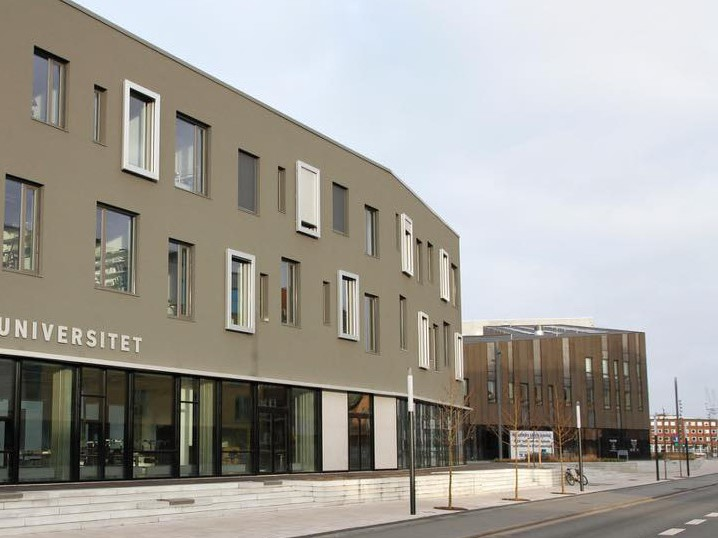
#> input picture aau-city-2.jpg, 718 x 538 px
$ python TestTestTest.py
#> lines starting #> are read from the running program, lines starting #| are printed output that depends on the picture
### Gaussianfilter.py
import cv2
import numpy as np
from matplotlib import pyplot as plt

#img = cv2.imread("aau-city-2.jpg", 0)#Make sure image is grayscale
#cv2.imshow('image1', img)
##cv2.imshow('image', img)
#

def GaussFilter(img):
    dims = img.shape
    x = dims[0] #Columns
    y = dims[1] #Rows
    kernelSize = 3
    offset = kernelSize//2
    gaussKernel= np.array([[1,2,1],
                  [2,4,2],
                  [1,2,1]])


    for j in range (offset, y-offset): #Loop through every pixel in the image, the offset is used to avoid the edges of the image
        for i in range (offset, x-offset):
            newValue = 0.0

            for l in range(0, kernelSize):#Loop through the kernels rows and columns
                for k in range(0, kernelSize):
                    newValue += img[i+k-offset][j+l -offset][0]*gaussKernel[l][k]

            newValue=newValue//(16)#16 is sum of the kernel
            img[i][j] = newValue #Set the pixel to the new value calculated for it

    return img;

# [5 lines of commented-out code are left out]

### TestTestTest.py
# -*- coding: utf-8 -*-
"""
Created on Tue Apr 21 15:29:46 2020

@author: chatr
"""
import cv2
import numpy as np
import matplotlib.pyplot as plt
import matplotlib
import math
import skimage
from Gaussianfilter import GaussFilter

#greyscale
#1) Take the grayscale of the original image
#reading image
img = cv2.imread('aau-city-2.jpg',1)
#> img is the input picture: shape (538, 718, 3); mean B, G, R 154, 160.3, 163.3
#show original-image, first parameter= name of new window


dims = img.shape #Dimensions of image?
#> dims = (538, 718, 3)
imgWidth = dims[0] # amount of columns
#> imgWidth = 538
imgHeight = dims[1] # amount of rows
#> imgHeight = 718
imgChannels = dims[2] # amount of channels; 3 = RGB, 1 = greyscale
#> imgChannels = 3

windowSize = 50 # size of window in pixels that we move around
step = windowSize // 2 # half (rounded down, just in case)
window = np.zeros(shape=[windowSize, windowSize, 1], dtype=np.uint8) # make blank image to fill out as window

mean = [1,1,1,1,1,1,1,1,1]

#Converting to grayscale - defining grayscale func.
def ConvertToGreyscale(_img, x, y, z):
    _grey = _img.copy()
    for i in range (0, x):
        for j in range (0, y):
            intensity = 0
            for k in range (z):
                intensity += _img[i][j][k]
            intensity = intensity // z
            _grey[i][j] = intensity
    return _grey


def SobelOperator(img):
    container = np.copy(img)
    size = container.shape
    for i in range(1, size[0] - 1):
        for j in range(1, size[1] - 1):
            gx = (img[i - 1][j - 1][0] + 2*img[i][j - 1][0] + img[i + 1][j - 1][0]) - (img[i - 1][j + 1][0] + 2*img[i][j + 1][0] + img[i + 1][j + 1][0])
            gy = (img[i - 1][j - 1][0] + 2*img[i - 1][j][0] + img[i - 1][j + 1][0]) - (img[i + 1][j - 1][0] + 2*img[i + 1][j][0] + img[i + 1][j + 1][0])
            container[i][j] = min(255, np.sqrt(gx**2 + gy**2))

    return container
    pass


#def HarrisCorner(img):
#
#    for i in range(y):
#        print("Looking for them fat corners brah")
#        for j in range(X):
#
#
#    return harrisImg


#Displaying grayscale image
imgGrey = ConvertToGreyscale(img, imgWidth, imgHeight, imgChannels)
#> after the loop in ConvertToGreyscale, `for i in range (0, x):`:
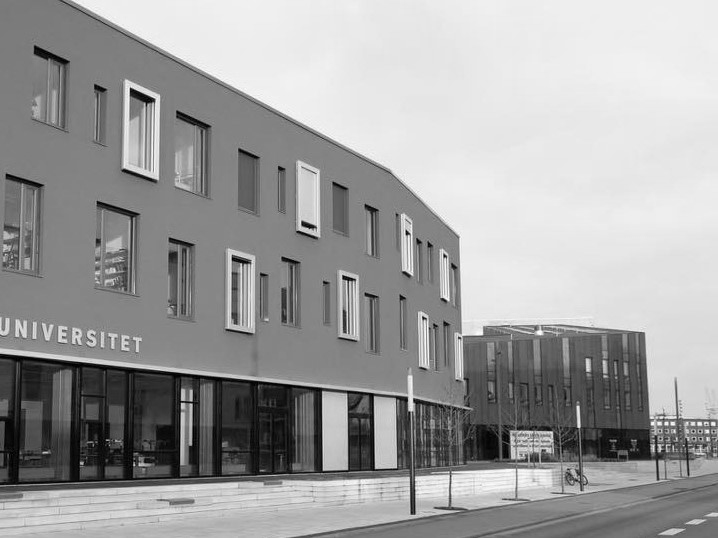
#> _grey: shape (538, 718, 3); min 0, max 254, mean 158.9
cv2.imshow("Greyscale", imgGrey)
#Show image with gaussian-filter applied
imgGauss = GaussFilter(imgGrey)
cv2.imshow("GaussianFilter", imgGauss)

#Show image with sobelOperator applied
imgSobel = SobelOperator(imgGauss)
#> after the loop in SobelOperator, `for i in range(1, size[0] - 1):`:
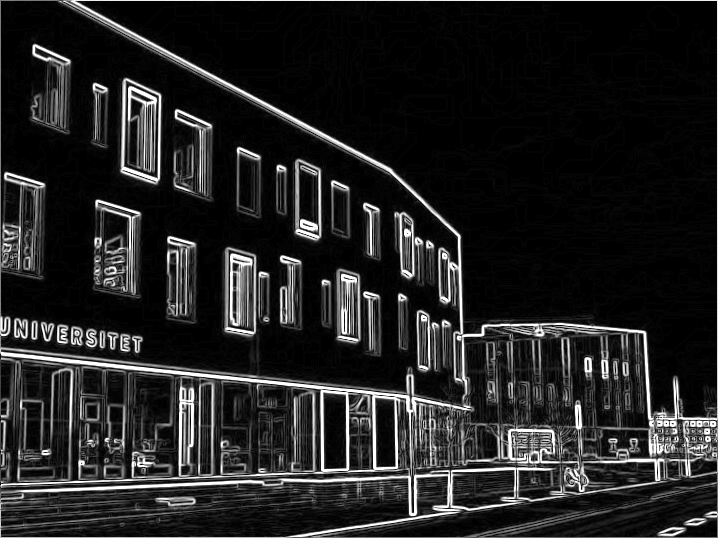
#> container: shape (538, 718, 3); min 0, max 255, mean 34.6
cv2.imshow("Edges", imgSobel)
cv2.waitKey(0)
cv2.destroyAllWindows()
